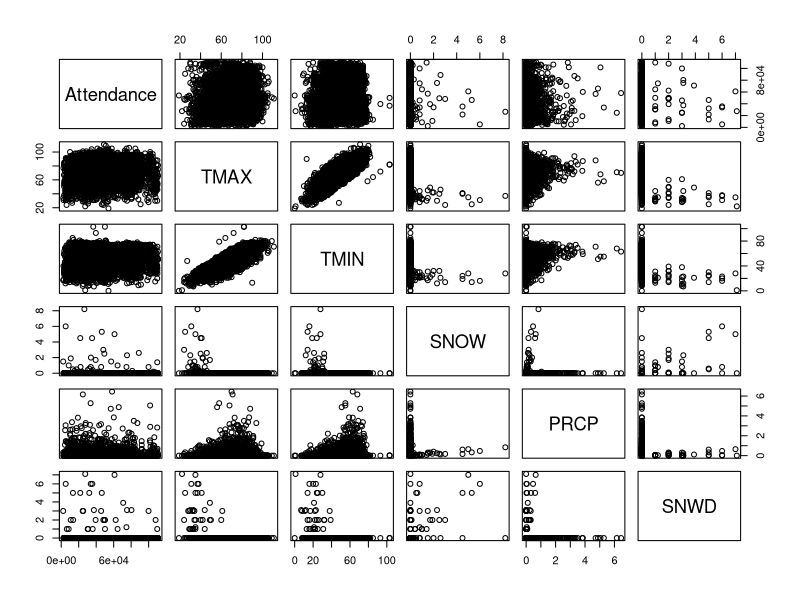
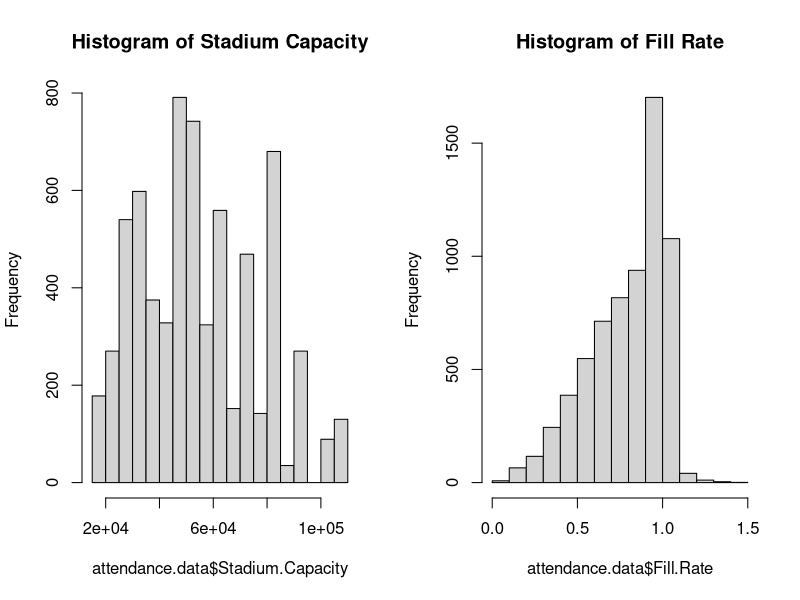
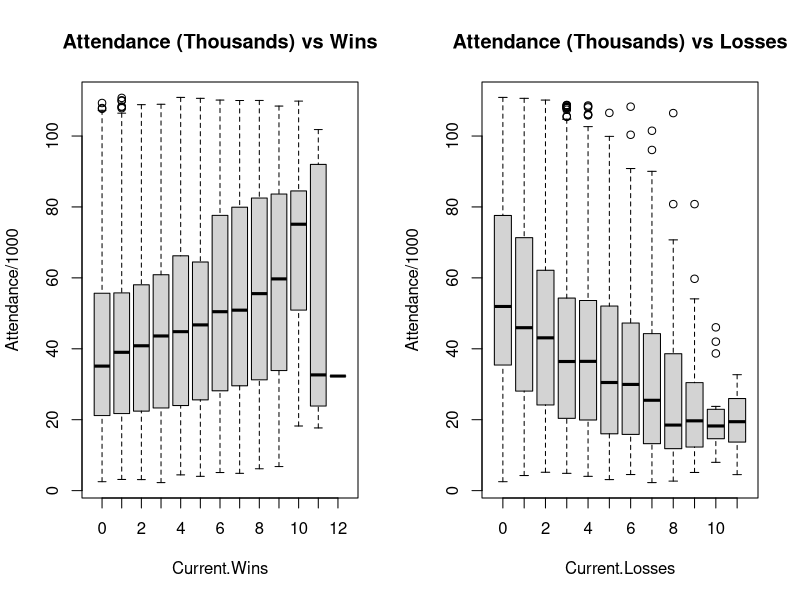
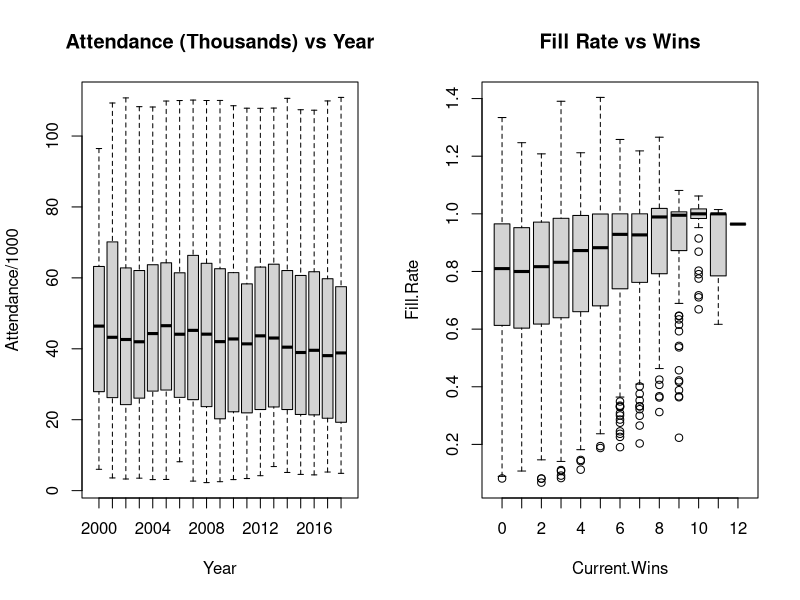
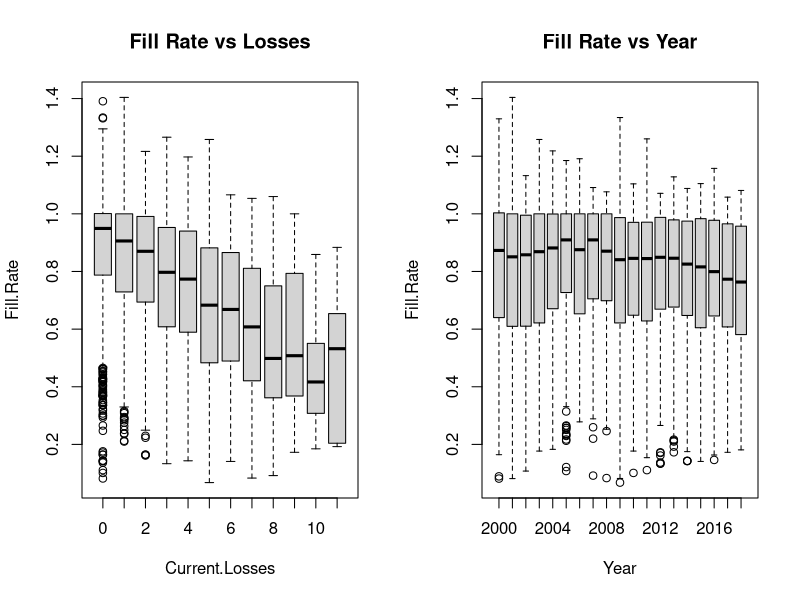

The R source for these figures, in order:
## ---- chunk 1
# General set-up for the report.
# I find this useful, but you may improve upon, ignore, or remove
#  (possibly at your own peril).
# Tasks accomplished:
# Don't print out code
# Save results so that code blocks aren't re-run unless code
# changes (cache), _or_ a relevant earlier code block changed (autodep),
# don't clutter R output with messages or warnings (message, warning)
library(MASS)
library(knitr)
library(tidyverse)
library(dplyr)
library(ggthemes)
library(gridExtra)
opts_chunk$set(echo=FALSE,
               cache=TRUE, autodep=TRUE,
               message=FALSE, warning=FALSE)
# Turn off meaningless clutter in summary() output
options(show.signif.stars=FALSE)
## ---- chunk 2
attendance.data = read.csv("CFBeattendance.csv")
newtime = str_split(attendance.data$Time, ":")
## ---- chunk 3
pairs(Attendance~TMAX+TMIN+SNOW+PRCP+SNWD, data=attendance.data)#weather
par(mfrow = c(1,2))
hist(attendance.data$Stadium.Capacity, main = "Histogram of Stadium Capacity")
hist(attendance.data$Fill.Rate, main = "Histogram of Fill Rate")
## ---- chunk 4
boxplot(Attendance/1000~Current.Wins,data=attendance.data,
        main = "Attendance (Thousands) vs Wins")
boxplot(Attendance/1000~Current.Losses,data=attendance.data,
        main = "Attendance (Thousands) vs Losses")
boxplot(Attendance/1000~Year, notch=FALSE, varwidth=FALSE, data=attendance.data,
        main = "Attendance (Thousands) vs Year")

boxplot(Fill.Rate~Current.Wins,data=attendance.data,
        main = "Fill Rate vs Wins")
boxplot(Fill.Rate~Current.Losses,data=attendance.data,
        main = "Fill Rate vs Losses")
boxplot(Fill.Rate~Year, notch=FALSE, varwidth=FALSE, data=attendance.data,
        main = "Fill Rate vs Year")
